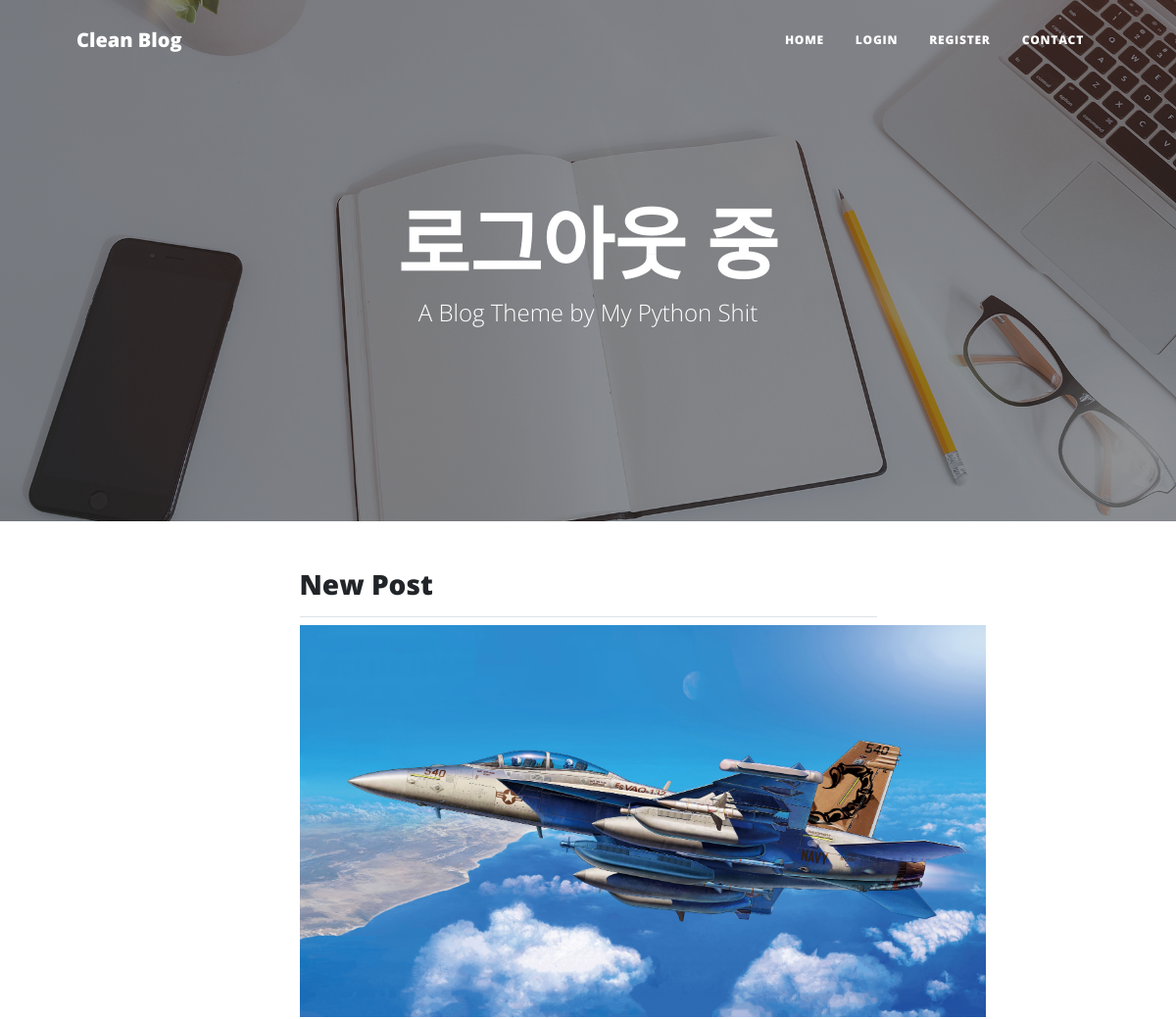
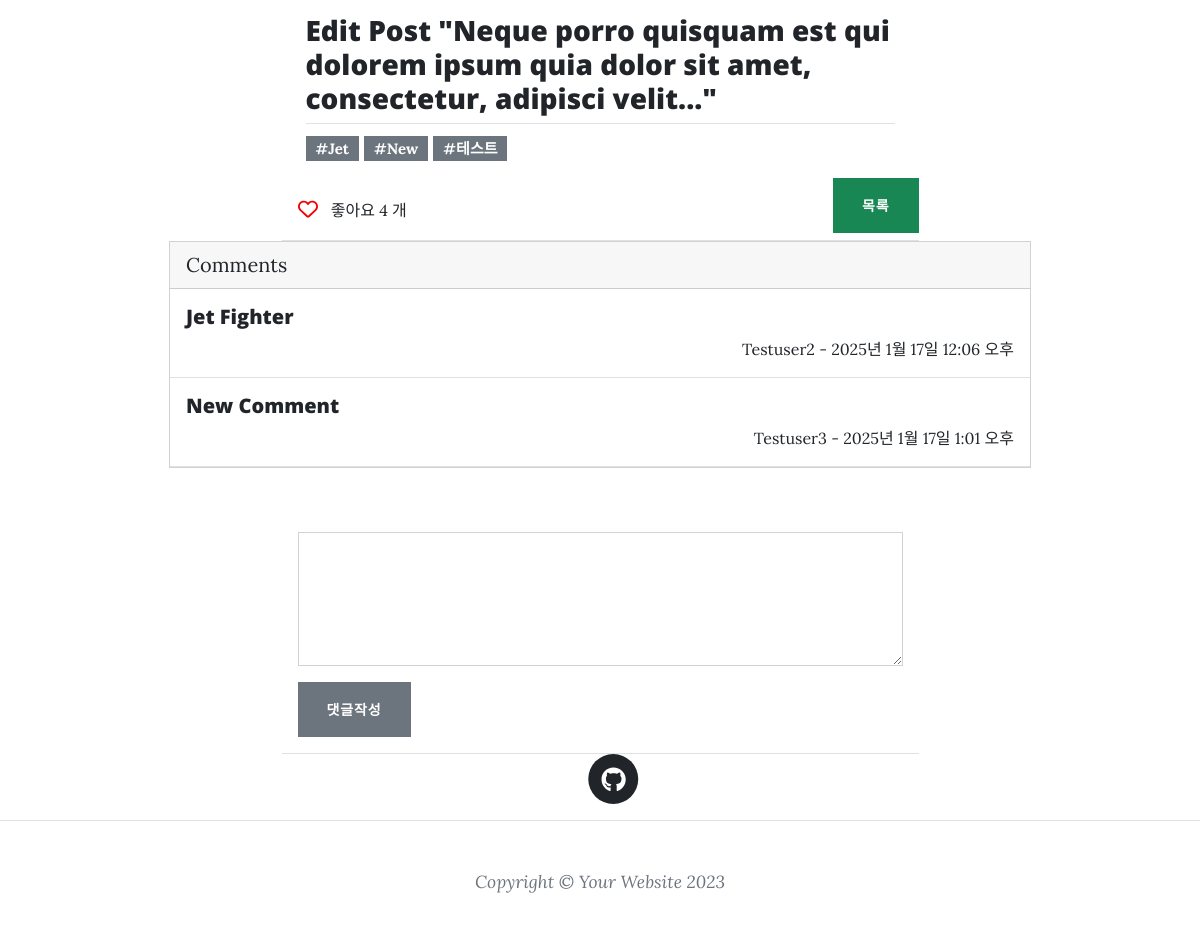
Screenshot of /blogs/8/ with the database file from the repository (2 pictures, top to bottom).
### blogs/models.py (models this page shows, shortened)
class BlogPost(models.Model):
    user = models.ForeignKey(User, verbose_name="블로그 유저", on_delete=models.CASCADE)
    title = models.CharField(max_length=200, verbose_name="제목")
    content = models.TextField(verbose_name="내용")
    image = models.ImageField(
        blank=True, null=True, upload_to="blogs", verbose_name="첨부파일"
    )
    created_at = models.DateTimeField(auto_now_add=True, verbose_name="작성날짜")
    modified_at = models.DateTimeField(auto_now=True, verbose_name="수정날짜")
    likes = models.ManyToManyField(User, related_name="likes", blank=True)
    tag = TaggableManager(help_text="여러개의 태그를 원하시면 , 로 구분가능 합니다")
    class Meta:
        db_table = "blogtbl"

class Comment(models.Model):
    post = models.ForeignKey(BlogPost, verbose_name="원본글", on_delete=models.CASCADE)
    user = models.ForeignKey(User, verbose_name="작성자", on_delete=models.CASCADE)
    content = models.TextField(verbose_name="내용")
    created_at = models.DateTimeField(auto_now_add=True, verbose_name="작성날짜")
    modified_at = models.DateTimeField(auto_now=True, verbose_name="수정날짜")
    class Meta:
        db_table = "commenttbl"

### users/models.py (models this page shows, shortened)
class User(AbstractBaseUser, PermissionsMixin):
    GENDER_CHOICES = [
        (0, "남자"),
        (1, "여자"),
        (2, "비공개"),
    ]
    email = models.EmailField(verbose_name="이메일", unique=True, max_length=255)
    name = models.CharField(verbose_name="이름", max_length=50)
    gender = models.SmallIntegerField(
        verbose_name="성별", choices=GENDER_CHOICES, blank=True
    )
    is_staff = models.BooleanField(verbose_name="스태프", default=False)
    objects = UserManager()
    USERNAME_FIELD = "email"
    REQUIRED_FIELDS = ["name"]

### blogs/views.py (the view)
# urls.py: path("<int:pk>/", views.blog_detail, name="detail"),
def blog_detail(request, pk):
    post = get_object_or_404(BlogPost, pk=pk)
    is_liked = False
    if post.likes.filter(id=request.user.id).exists():
        is_liked = True
    return render(request, "blogs/detail.html", {"post": post, "is_liked": is_liked})

### templates/blogs/detail.html (shortened to what this page needs)
{% extends "base.html" %}
{% load static %}
{% load social_share %}
{% block content %}
  <div class="row gx-4 gx-lg-5 justify-content-center">
    <div class="col-md-10 col-lg-8 col-xl-7">
      <h3 class="border-bottom pb-2" style="min-height: 50px;">
        {{post.title|title}}
      </h3>
    </div>
  </div>
  {% if post.image %}
    <div class="row gx-4 gx-lg-5 justify-content-center">
      <div class="col-md-10 col-lg-8 col-xl-7">
        <h3>
          <img src="{{post.image.url}}" alt="" class="mx-auto d-block" style="width: 700px; height:400px">
        </h3>
      </div>
    </div>
  {% endif %}
  <div class="row gx-4 gx-lg-5 mt-2 justify-content-center">
    <div class="col-md-10 col-lg-8 col-xl-7">
      <h3 class="border-bottom pb-2" style="min-height: 100px;">
        {{post.content}}
      </h3>
    </div>
  </div>
  <div class="row gx-4 gx-lg-5 justify-content-center mb-3">
    <div class="col-md-10 col-lg-8 col-xl-7">
      {% for tag in post.tag.all %}
        <span class="badge text-bg-secondary">#{{tag.name}}</span>
      {% endfor %}
    </div>
  </div>
  <div class="row gx-4 gx-lg-5 justify-content-center">
    <div class="col-md-10 col-lg-8 col-xl-7 position-relative">
      <div class="position-absolute top-0 end-0">
        <a href="{% url "blogs:list" %}" class="btn btn-success">목록</a>
      </div>
    </div>
  </div>
  <div class="row gx-4 gx-lg-5 justify-content-center">
    <div class="col-md-10 col-lg-8 col-xl-7 border-bottom p-3" id="like">
      <span class="dislike {% if not is_liked %}show{% endif %}">
        <i class="fa-regular fa-heart fg-lg" style="color:rgb(245, 0, 0);"></i>
      </span>
      <span class="like-total d-inline-block mx-2 fs-6">
        좋아요
        <span>{{post.likes.count}}</span>
        개
      </span>
    </div>
  </div>
  <div class="row gx-4 gx-md-5 justify-content-center">
    <div class="col-md-10">
      <div class="card mb-5">
        <div class="card-header">
          Comments
        </div>
        {% for comment in post.comment_set.all %}
          <div class="card-body border-bottom pb-3">
            <h5 class="card-title">
              {{comment.content}}
            </h5>
            <div class="card-text text-end fs-6">
              {{comment.user.name|title}}
              -
              {{comment.created_at}}
            </div>
          </div>
        {% endfor %}
      </div>
    </div>
  </div>
  <div class="row gx-4 gx-lg-5 justify-content-center">
    <div class="col-md-10 col-lg-8 col-xl-7 border-bottom p-3">
      <form action="{% url "blogs:comment_create"%}" method="post">
        <div class="form-group mb-3">
          <textarea class="form-control" id="content" name="content" rows="5"></textarea>
        </div>
        <button class="btn btn-secondary" type="submit">댓글작성</button>
      </form>
    </div>
  </div>
  {% include "social.html" %}
{% endblock content %}

### templates/blogs/detail.html (style rules this page uses)
#like span { cursor: pointer; }
.dislike, .like { display: none; }
.show { display: inline-block; }

### rows the page displays
BlogPost: title "New Post", image (picture), content "Edit Post \"Neque porro quisquam est qui dolorem ipsum quia dolor sit amet, consectetur, adipisci velit...\"", likes.count "4"
Tag: name "Jet"
Tag: name "New"
Tag: name "테스트"
Comment: content "Jet Fighter", user.name "Testuser2", created_at "2025년 1월 17일 12:06 오후"
Comment: content "New Comment", user.name "Testuser3", created_at "2025년 1월 17일 1:01 오후"
